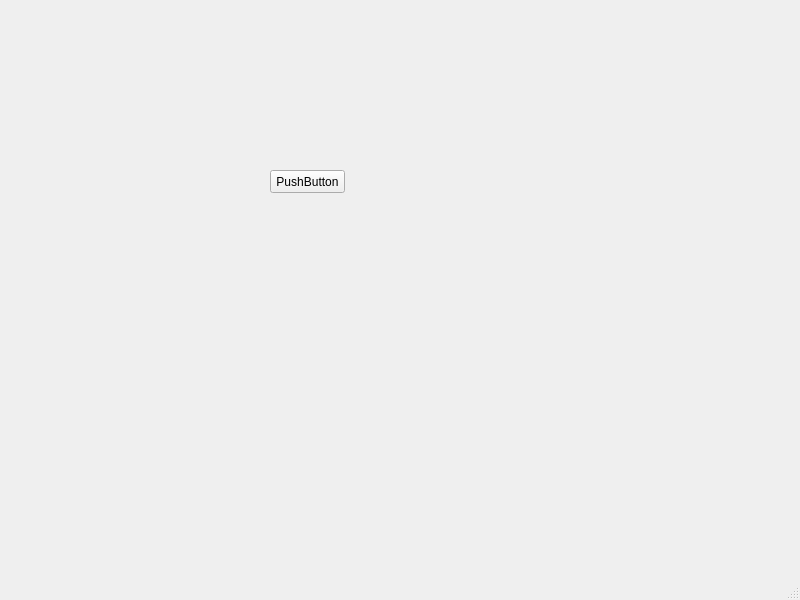
<?xml version="1.0" encoding="UTF-8"?>
<ui version="4.0">
 <class>MainWindow</class>
 <widget class="QMainWindow" name="MainWindow">
  <property name="geometry">
   <rect>
    <x>0</x>
    <y>0</y>
    <width>800</width>
    <height>600</height>
   </rect>
  </property>
  <property name="windowTitle">
   <string>MainWindow</string>
  </property>
  <widget class="QWidget" name="centralwidget">
   <widget class="QPushButton" name="pushButton">
    <property name="geometry">
     <rect>
      <x>270</x>
      <y>170</y>
      <width>75</width>
      <height>23</height>
     </rect>
    </property>
    <property name="text">
     <string>PushButton</string>
    </property>
   </widget>
  </widget>
  <widget class="QMenuBar" name="menubar">
   <property name="geometry">
    <rect>
     <x>0</x>
     <y>0</y>
     <width>800</width>
     <height>21</height>
    </rect>
   </property>
  </widget>
  <widget class="QStatusBar" name="statusbar"/>
 </widget>
 <resources/>
 <connections/>
</ui>
